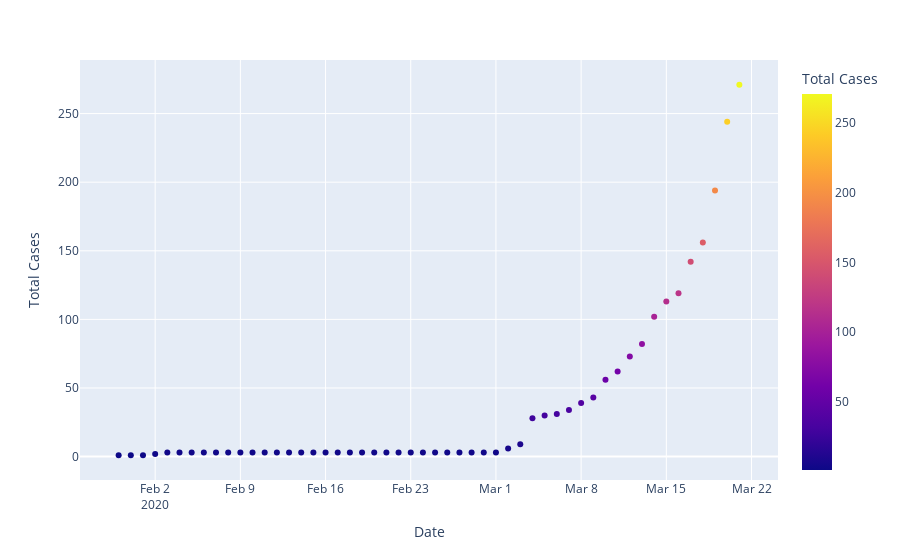

Notebook code cell kept with this figure:
### Code cell
fig=plt.figure(figsize=(13,7))
ax=fig.add_axes([0.1,0.1,0.8,0.8])
ax.scatter(c_india["Date"],c_india["Total Cases"],marker="*")
ax.set_xlabel("Date")
ax.set_ylabel("total cases")
ax.set_title("total_cases_in_india")
plt.show()
#plotly
ax=px.scatter(c_india,x='Date',y='Total Cases',color="Total Cases")
ax.show()

### Figure 1 — Plotly figure (JSON) as saved in the notebook; plotly's stock layout.template omitted (floating-point values rounded to 4 significant figures)
{"data": [{"hovertemplate": "Date=%{x}<br>Total Cases=%{marker.color}<extra></extra>", "legendgroup": "", "marker": {"color": [1, 1, 1, 2, 3, 3, 3, 3, 3, 3, 3, 3, 3, 3, 3, 3, 3, 3, 3, 3, 3, 3, 3, 3, 3, 3, 3, 3, 3, 3, 3, 3, 6, 9, 28, 30, 31, 34, 39, 43, 56, 62, 73, 82, 102, 113, 119, 142, 156, 194, 244, 271], "coloraxis": "coloraxis", "symbol": "circle"}, "mode": "markers", "name": "", "orientation": "v", "showlegend": false, "type": "scatter", "x": ["2020-01-30T00:00:00", "2020-01-31T00:00:00", "2020-02-01T00:00:00", "2020-02-02T00:00:00", "2020-02-03T00:00:00", "2020-02-04T00:00:00", "2020-02-05T00:00:00", "2020-02-06T00:00:00", "2020-02-07T00:00:00", "2020-02-08T00:00:00", "2020-02-09T00:00:00", "2020-02-10T00:00:00", "2020-02-11T00:00:00", "2020-02-12T00:00:00", "2020-02-13T00:00:00", "2020-02-14T00:00:00", "2020-02-15T00:00:00", "2020-02-16T00:00:00", "2020-02-17T00:00:00", "2020-02-18T00:00:00", "2020-02-19T00:00:00", "2020-02-20T00:00:00", "2020-02-21T00:00:00", "2020-02-22T00:00:00", "2020-02-23T00:00:00", "2020-02-24T00:00:00", "2020-02-25T00:00:00", "2020-02-26T00:00:00", "2020-02-27T00:00:00", "2020-02-28T00:00:00", "2020-02-29T00:00:00", "2020-03-01T00:00:00", "2020-03-02T00:00:00", "2020-03-03T00:00:00", "2020-03-04T00:00:00", "2020-03-05T00:00:00", "2020-03-06T00:00:00", "2020-03-07T00:00:00", "2020-03-08T00:00:00", "2020-03-09T00:00:00", "2020-03-10T00:00:00", "2020-03-11T00:00:00", "2020-03-12T00:00:00", "2020-03-13T00:00:00", "2020-03-14T00:00:00", "2020-03-15T00:00:00", "2020-03-16T00:00:00", "2020-03-17T00:00:00", "2020-03-18T00:00:00", "2020-03-19T00:00:00", "2020-03-20T00:00:00", "2020-03-21T00:00:00"], "xaxis": "x", "y": [1, 1, 1, 2, 3, 3, 3, 3, 3, 3, 3, 3, 3, 3, 3, 3, 3, 3, 3, 3, 3, 3, 3, 3, 3, 3, 3, 3, 3, 3, 3, 3, 6, 9, 28, 30, 31, 34, 39, 43, 56, 62, 73, 82, 102, 113, 119, 142, 156, 194, 244, 271], "yaxis": "y"}], "layout": {"coloraxis": {"colorbar": {"title": {"text": "Total Cases"}}, "colorscale": [[0, "#0d0887"], [0.1111, "#46039f"], [0.2222, "#7201a8"], [0.3333, "#9c179e"], [0.4444, "#bd3786"], [0.5556, "#d8576b"], [0.6667, "#ed7953"], [0.7778, "#fb9f3a"], [0.8889, "#fdca26"], [1, "#f0f921"]]}, "legend": {"tracegroupgap": 0}, "margin": {"t": 60}, "xaxis": {"anchor": "y", "domain": [0, 1], "title": {"text": "Date"}}, "yaxis": {"anchor": "x", "domain": [0, 1], "title": {"text": "Total Cases"}}}}
